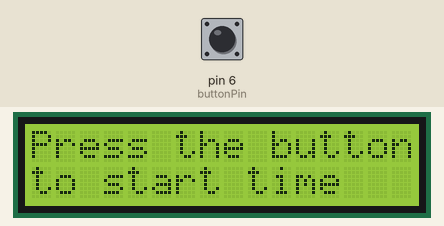
Simulated run of this sketch. Board: Arduino Uno, built with avr-gcc and run on an emulated ATmega328P. Shown: 16×2 character LCD. The test bench sets the inputs (shaded band); at power-on: pin 6 (buttonPin) LOW.

Above: at 1.2 s.
1.3 s: pin 6 (buttonPin) pulled HIGH for 0.15 s
At 2.1 s:
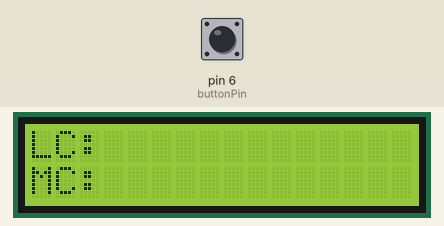
4.4 s: pin 6 (buttonPin) pulled HIGH for 1 s
At 6.0 s:
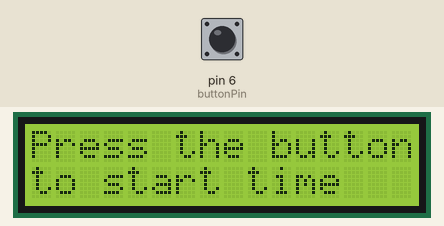
6.9 s: pin 6 (buttonPin) pulled HIGH for 0.15 s
At 8.7 s:
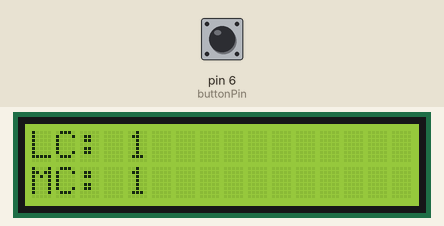
Timing chart, 0 to 10.2 s (numbered marks = the images above; inputs shaded):
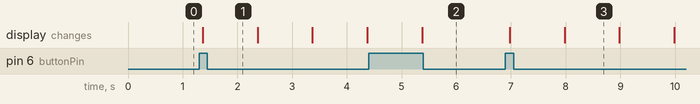

The sketch:

Seconds.ino
```cpp
#include <LiquidCrystal.h>

LiquidCrystal lcd(12, 11, 5, 4, 3, 2);
const int contrastPin = 9;
const int buttonPin = 6;
char str[4];
unsigned long seconds = 0;
unsigned long startMillis;
unsigned long currentMillis;

void setup() {
  lcd.begin(16, 2);
  pinMode(contrastPin, OUTPUT);
  pinMode(buttonPin, INPUT);
  analogWrite(contrastPin, 50);
  lcd.print("Press the button");
  lcd.setCursor(0, 1);
  lcd.print("to start time");
}

void loop() {
  if (digitalRead(buttonPin) == HIGH) {
    count();
  }
  delay(100);
}

void count() {
  lcd.clear();
  lcd.setCursor(0, 0);
  lcd.print("LC: ");
  lcd.setCursor(0, 1);
  lcd.print("MC: ");
  startMillis = millis();
  delay(1000);
  while (digitalRead(buttonPin) == LOW) {
    currentMillis = millis();
    seconds++;
    lcd.setCursor(4, 0);
    lcd.print(seconds);
    lcd.setCursor(4, 1);
    lcd.print((currentMillis - startMillis) / 1000);
    delay(1000);
  }
  seconds = 0;
  lcd.setCursor(0, 0);
  lcd.print("Press the button");
  lcd.setCursor(0, 1);
  lcd.print("to start time");
}
```

Measured:
- after the input at 1.3 s, the display: changes after 0.07 s (image 1)
- after the input at 4.4 s, the display: changes after 0.98 s (image 2)
- after the input at 6.9 s, the display: first changes after 0.08 s (image 3 shows a later state)
- what the display in image 3 shows lasts 1.0 s, from 8.0 s to 9.0 s
